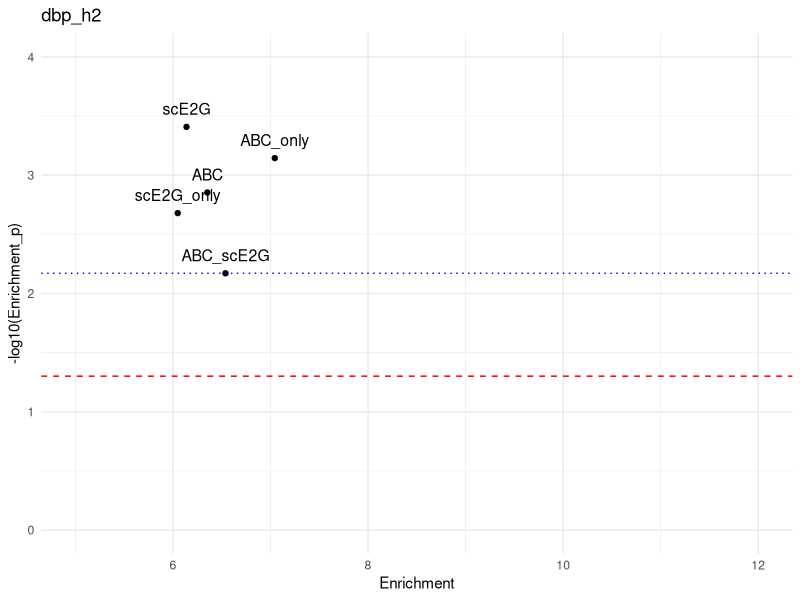
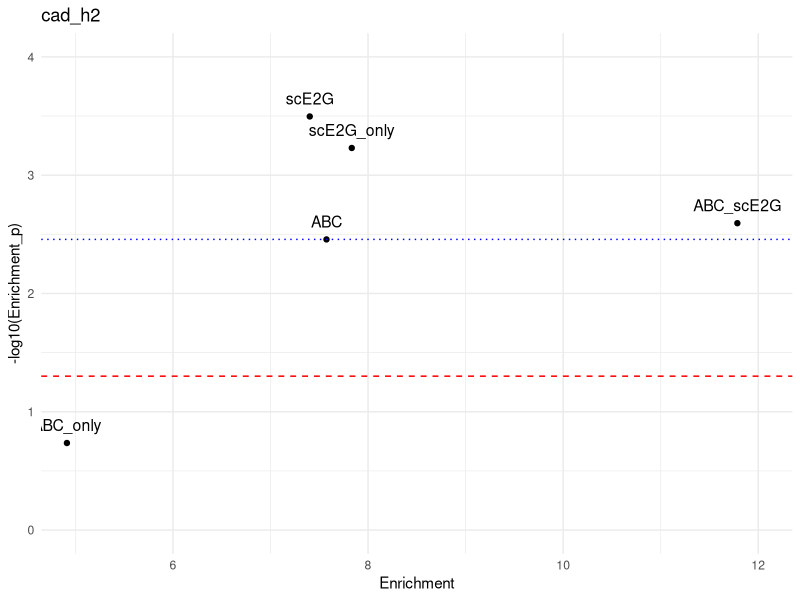

Write R code to recreate these figures, in order.
library(ggplot2)


reformat_result <- function(h2_results){
    h2_results$Enrichment_fdr <- p.adjust(h2_results$Enrichment_p, method = "fdr") 
    h2_results$Coefficient_p <-  2 * (1 - pnorm(abs(h2_results$Coefficient_z.score)))
    h2_results$Coefficient_fdr <- p.adjust(h2_results$Coefficient_p, method = "fdr")
    if (any(h2_results$Enrichment_fdr <= 0.05, na.rm = TRUE)) {
        max_enrich_p <- max(h2_results$Enrichment_p[h2_results$Enrichment_fdr <= 0.05], na.rm = TRUE)
        } else {
        max_enrich_p <- NA
        }
    if (any(h2_results$Coefficient_fdr <= 0.05, na.rm = TRUE)) {
        max_coef_p <- max(h2_results$Coefficient_p[h2_results$Coefficient_fdr <= 0.05], na.rm = TRUE)
        } else {
        max_coef_p <- NA
        }
    return(list(df=h2_results,enrichment_fdr_thr=max_enrich_p,coefficient_fdr_thr=max_coef_p))
}

h2_enrichement_figure <- function(h2_results,enrichment_threshold,label){

    p <- ggplot(h2_results , aes(x = Enrichment, y = -log10(Enrichment_p))) +
    geom_point(color='black') +                             # Scatter plot
    theme_minimal() +
    labs(title = label, x = "Enrichment", y = "-log10(Enrichment_p)")+
    geom_text(aes(label = Phenotype), vjust = -1, size = 4)+
    geom_hline(yintercept = -log10(0.05), linetype="dashed", color = "red")+
    geom_hline(yintercept = -log10(enrichment_threshold), color = "blue", linetype = "dotted") +
    theme(plot.background = element_rect(fill = "white", color = NA))+
    coord_cartesian(
    xlim = c(5, 12),
    ylim = c(0, 4)
    )
    #coord_cartesian(clip = "off") 
    ggsave(paste("figures/b.compare_scE2G_ABC/",label,"_enrich_plot.svg",sep=""), p, width = 16, height = 8)

}

dbp_h2 <- read.table("data/b.compare_scE2G_ABC/DBP_h2.txt",header=TRUE)
dbp_h2 <- reformat_result(dbp_h2)
h2_enrichement_figure(dbp_h2$df,dbp_h2$enrichment_fdr_thr,"dbp_h2")

cad_h2 <- read.table("data/b.compare_scE2G_ABC/CAD_h2.txt",header=TRUE)
cad_h2 <- reformat_result(cad_h2)
h2_enrichement_figure(cad_h2$df,cad_h2$enrichment_fdr_thr,"cad_h2")
